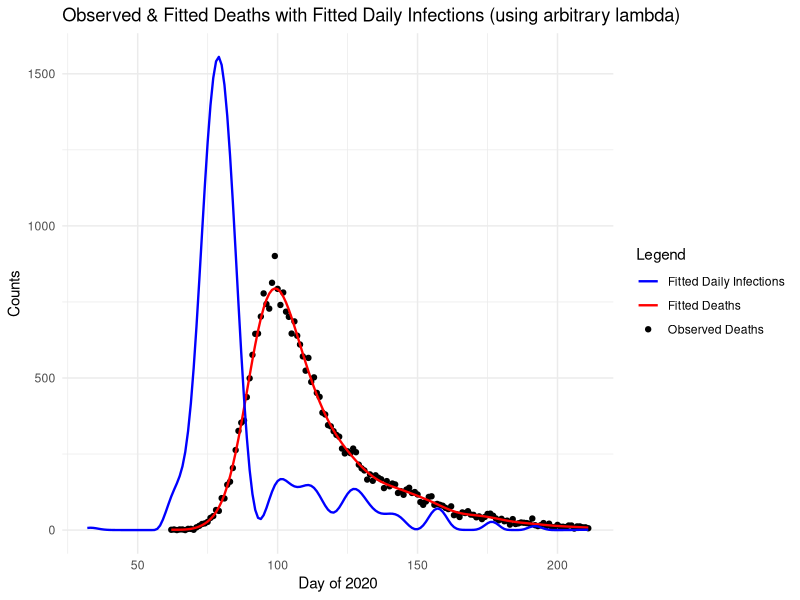
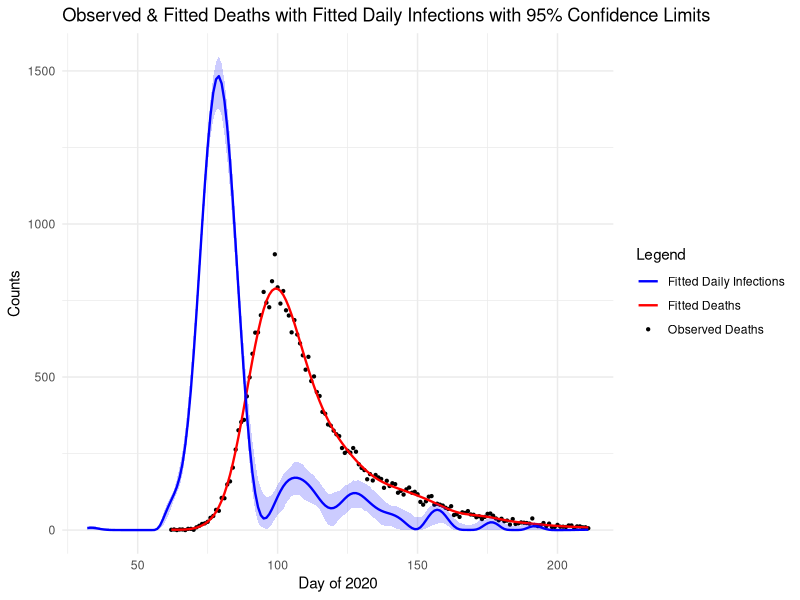

The R script that drew these images, in order:
# Jackson Cramer (s2274544), Maximillian McCourt (s2145762), Natalia Montalvo Cabornero (s1969053)

# Our group worked collaboratively on the development and optimisation of all 
# exercises. Although tasks were divided among us, we maintained a balanced 
# workload through regular code reviews, debugging sessions, and problem-solving 
# meetings.

# Jackson focused on the development of the log likelihood and gradient 
#   functions, the finite-difference test, and the creation of our plots.
# Max focused on building the function used to evaluate X_tilde, X, and S, as 
#   well as the creation of the 95% confidence interval through bootstrapping.
# Natalia focused on code optimisation, the calculation of an appropriate lambda 
#   using the BIC criterion, and code comments. 

# Link to github repo: https://github.com/mhmc0808/ESP_GroupWorks.git
# Note about github repo: Our group used the same repo for the other projects.
# The code for project 3 can be found in the GW3 folder, and is titled proj3.r

######### GENERAL DESCRIPTION #########

# This project implements a smooth deconvolution model to estimate daily 
# COVID-19 infections from observed hospital death data in England during 2020. 
# The model reconstructs the infection trajectory by deconvolving death counts 
# using a probabilistic delay distribution from infection to death. We model the 
# daily infections as a smooth function of time using B-splines, and fit the 
# model by minimising a penalized negative log likelihood of a Poisson 
# distribution. This allowed us to model the unobserved infections that led to 
# the observed deaths.

# Import necessary libraries and read data
library(splines)
library(ggplot2)
data <- read.table("engcov.txt")

######### MODEL SETUP ##########

# evaluate_matrices() function constructs the following matrices and components 
# of the deconvolution model; 
#   X_tilde - B-spline basis matrix, 
#   X - Convolution matrix mapping infections to deaths via delay distribution, 
#   S - penalty matrix for smoothness regulatisation.
evaluate_matrices <- function(n, k = 80, edur = 3.151, sdur = 0.469, f_seq) {
  
  # Inputs:
  #   n - number of observed death days 
  #   k - number of B-spline basis functions
  #   edur - log(mean) time from infection to death
  #   sdur - log(standard deviation) time from infection to death
  #   f_seq - sequence of infection days
  
  # Penalty matrix for second-order differences
  S <- crossprod(diff(diag(k), diff=2))
  
  # Construct sequence of k+4 knots for B-splines
  # First, construct k-2 equally-spaced knots from lower to upper bound of f_seq
  middle_seq <- seq(f_seq[1], f_seq[length(f_seq)], length.out = k-2)
  # Then define step size of our knots
  step <- middle_seq[2] - middle_seq[1]
  # Use step size to extend sequence of knots
  knots <- c(
    seq(to = min(middle_seq) - step, by = step, length.out = 3), # 3 knots below
    middle_seq,                                                  # middle knots
    seq(from = max(middle_seq) + step, by = step, length.out = 3)# 3 knots above
  )
  
  # B-spline basis matrix for infection function f(t)
  X_tilde <- splineDesign(knots, f_seq)
  
  # Delay distribution from infection to death (pd)
  d <- 1:k
  pd <- dlnorm(d, edur, sdur)
  pd <- pd / sum(pd)      # normalise to sum to 1
  print(length(pd))
  m <- length(pd)         # number of delay days  
  r <- nrow(X_tilde)      # number of infection days
  
  # Build convolution weight matrix W
  W <- matrix(0, n, r)
  for (i in 1:n) {
    idxs <- (30 + i - (1:m))              # indices accounting for 30-day lag
    valid <- which(idxs > 0 & idxs <= r)  # restrict indices to valid range
    # Assign pd to valid infection days for i-th row
    W[i, idxs[valid]] <- pd[1:length(valid)] 
  }
  
  # Convolution matrix mapping infections to expected deaths
  X <- W %*% X_tilde
  
  return(list(X_tilde=X_tilde,S=S,X=X))
}

## --- Generate model matrices --- ##

# Define number of observed death days in our dataset
n <- length(data$date) 

# Lower and upper bounds of our days of infection
lb <- min(data$julian) - 30 # initialise 30 days before the first observed death
ub <- max(data$julian)
# Sequence of days of infection from defined lower to upper bound
f_seq <- seq(lb, ub, by=1)

# Construct model matrices 
model_matrices <- evaluate_matrices(n, f_seq=f_seq)

# Extract individual matrices
X <- model_matrices$X
X_tilde <- model_matrices$X_tilde
S <- model_matrices$S


######### PENALISED NEGATIVE LOG-LIKELIHOOD FUNCTIONS ##########

## --- Penalised Negative Log-Likelihood Function --- ##

# pnll() function finds the penalised negative log-likelihood for fitting a 
# Poisson deconvolution model, adding a smoothness penalty to prevent 
# overfitting. We transform gamma vector to exponential scale (beta) to enforce 
# positive coefficients for the B-spline basis functions.
pnll <- function(y, gamma, X, S, lambda) {
  
  # Inputs:
  #   y - vector of observed deaths
  #   gamma - vector of transformed parameters: beta = exp(gamma) to ensure 
  #           positive coefficients for the B-spline basis
  #   X - convolution matrix
  #   S - penalty matrix
  #   lambda - smoothing parameter
  
  B <- exp(gamma)               # transformation of coefficients
  mu <- X %*% B                 # expected deaths
  
  # Smoothing penalty term
  penalty <- 1/2*lambda * sum(B * (S %*% B))
  
  # Poisson log-likelihood 
  # (note log(y!) value dropped as it will not affect beta optimisation)
  ll_pois <- sum(y*log(mu) - mu)
  
  # Penalised negative log likelihood
  pnll <- -ll_pois + penalty
  return(pnll)
}


## --- Gradient of the Penalised Negative Log-Likelihood Function --- ##

# pnll_grad() function computes the gradient of the penalised negative 
# log-likelihood defined in our previous function pnll().
pnll_grad <- function(y, gamma, X, S, lambda){
  
  # Inputs:
  #   y - vector of observed deaths
  #   gamma - vector of transformed parameters: beta = exp(gamma) to ensure 
  #           positive coefficients for the B-spline basis
  #   X - convolution matrix
  #   S - penalty matrix
  #   lambda - smoothing parameter
  
  B <- exp(gamma)                     # transform to original scale
  mu <- X %*% B                       # expected deaths
  
  # Smoothness penalty gradient
  penalty_grad <- lambda * (S %*% B) * B  
  
  # Gradient of Poisson log-likelihood
  F_value <- diag(as.vector(y/mu - 1)) %*% X %*% diag(B)            
  ll_pois_grad <- colSums(F_value)
  
  # Gradient of penalised negative log-likelihood
  pnll_grad <- - ll_pois_grad + penalty_grad
  
  return(pnll_grad)
}


## --- Test functions using finite differences --- ##

# Extract data for y
y <- data$nhs
# Define arbitrary lambda and k
lambda <- 5e-5
k <- 80
# Initialise gamma as zero-vector
gamma <- rep(0,k)

# Initialise parameter vector as zero-vector
th0 <- gamma         
# Initialise vector to store finite-difference gradient estimates
fd <- numeric(length(th0))     

# Evaluate penalised negative log-likelihood at th0
pnll0 <- pnll(y = y, gamma = th0, X = X, S = S, lambda = lambda) 

# Small perturbation step for finite difference calculations
eps <- 1e-7                   

# Loop over parameters of th0
for (i in 1:length(th0)){ 
  # Define th1 as th0 but with perturbation of eps for i-th parameter 
  th1 <- th0; th1[i] <- th1[i] + eps
  # Compute pnll for perturbed th1
  pnll1 <- pnll(y = y, gamma = th1, X = X, S = S, lambda = lambda)
  # Finite-difference approximation with respect to parameter i 
  fd[i] <- (pnll1 - pnll0) / eps
}

# Find analytic gradient at th0 
grad_test <- pnll_grad(y = y, gamma = th0, X = X, S = S, lambda = lambda)

# Maximum absolute difference (across all parameters) between analytic gradient 
# and finite difference gradient approximation 
max_diff <- max(abs(grad_test-fd)) 
print(paste("Maximum gradient difference:", round(max_diff,8)))


######### INITIAL MODEL FITTING ##########

# Fit model using BFGS method with initial lambda for sanity check.
# This provides a preliminary fit using pnll() and pnll_grad() function to 
# verify the model is working correctly before proceeding with smoothing 
# parameter selection (using pre-defined y, X, S variables).
fit <- optim(par = gamma, fn = pnll, gr = pnll_grad,
             y = y, X = X, S = S, lambda = lambda, method = "BFGS", 
             control=list(maxit=1000, reltol=1e-8)) # ensure convergence

# Extract estimated parameters after optimisation
gamma_hat <- fit$par
B_hat <- exp(gamma_hat) # transform to original beta scale

# Compute fitted deaths and fitted infections using estimated beta vector
fitted_deaths <- as.vector(X %*% B_hat)
fitted_infections <- as.vector(X_tilde %*% B_hat)

# Compare with actual data of daily deaths
true_deaths <- data$nhs       
day_of_2020 <- data$julian    

# Comparison plot: observed vs fitted deaths
initial_plot <- ggplot() +
  # True deaths
  geom_point(aes(x = day_of_2020, y = true_deaths, color = "Observed Deaths")) +
  # Fitted deaths and infections
  geom_line(aes(x = day_of_2020, y = fitted_deaths, color = "Fitted Deaths"), 
            linewidth = 0.8) +
  geom_line(aes(x = f_seq, y = fitted_infections, color = "Fitted Daily Infections"), 
            linewidth = 0.8) +
  labs( # label axes and title
    x = "Day of 2020",
    y = "Counts",
    color = "Legend",
    title = "Observed & Fitted Deaths with Fitted Daily Infections (using arbitrary lambda)"
  ) +
  scale_color_manual( # manually assign colors
    values = c(
      "Observed Deaths" = "black",
      "Fitted Deaths" = "red",
      "Fitted Daily Infections" = "blue"
    )
  ) +
  theme_minimal()

initial_plot # display initial plot


######### SMOOTHING PARAMETER SELECTION ##########

# number of observations in dataset
n <- length(y)                  

## --- Poisson Log-Likelihood Function --- ##

# ll() function computes the log-likelihood for fitting our Poisson 
# deconvolution model, given our observed data and estimated beta vector. 
ll <- function(y, beta_hat, X) {
  
  # Inputs:
  #   y - vector of observed death counts
  #   beta_hat - vector of estimated B-spline coefficients
  #   X - convolution design matrix
  
  # Expected deaths under current parameters
  mu <- X %*% beta_hat
  
  # Poisson log likelihood 
  ll_pois <- sum(y*log(mu) - mu - lgamma(y+1))
  return(ll_pois)
}

## --- Grid search for optimal smoothing parameter based on minimised BIC --- ##

# Define grid of smoothing parameter values (transformed to original scale)
lambda_seq <- exp(seq(-13,-7,length=50))

# Initialise vector to store BIC values
BIC <- numeric(length(lambda_seq))
# Initialise empty matrix to store fitted gamma parameters
gammas <- matrix(NA, nrow = length(lambda_seq), ncol=80)

# Grid search over lambda values to find optimal smoothing parameter
for (i in seq_along(lambda_seq)){                                             

  lambda <- lambda_seq[i] # current smoothing parameter
  
  # Fit penalised Poisson model with current lambda using BFGS optimisation
  # using previously fitted gamma_hat parameters
  fit <- optim(par = gamma_hat, fn = pnll, gr = pnll_grad,
               y = y, X = X, S = S, lambda = lambda, method = "BFGS", 
               control=list(maxit=1000, reltol=1e-8)) # ensure convergence 
  
  # Extract estimated parameters and convert to original scale
  gamma_i <- fit$par
  gammas[i,] <- gamma_i
  beta_par <- exp(gamma_i)
  # Find fitted mu parameter
  mu_hat <- as.vector(X %*% beta_par)
  
  # Compute weight vector for Hessian calculation
  w <- as.vector(y/(mu_hat^2))
  
  # Compute Hessian matrices:
  H0 <- crossprod(X * sqrt(w)) # Log-Likelihood Hessian, without penalty
  H_lambda <- H0 + lambda * S # Penalised Hessian, with smoothing parameter
  
  # Compute Effective Degrees of Freedom (EDF)
  R <- chol(H_lambda)
  H_invH0 <- backsolve(R, backsolve(R, H0, transpose = TRUE))
  EDF <- sum(diag(H_invH0))
  
  # Bayesian Information Criterion (BIC) calculation
  BIC[i] <- -2*ll(y, beta_par, X) + log(n)*EDF
}

# Identify optimal lambda and corresponding fitted gamma that minimise BIC
BIC_min <- min(BIC)
lambda_bic <- lambda_seq[which(BIC==BIC_min)]
gamma_bic <- gammas[which(BIC==BIC_min),]


######### BOOTSTRAP UNCERTAINTY QUANTIFICATION #########
# For bootstrap resamples, each observation contributes proportionally to the
# weights of the pnll and its gradient, so we need to modify both

## --- Weighted Penalised Negative Log-Likelihood Function --- ##

# pnll_w() function finds the weighted version of previously defined pnll() 
# function for non-parametric bootstrapping. 
pnll_w <- function(y, gamma, X, S, lambda, w) {
  
  # Inputs:
  #   y - vector of observed deaths
  #   gamma - vector of transformed parameters: beta = exp(gamma) to ensure 
  #           positive coefficients for the B-spline basis functions
  #   X - convolution matrix
  #   S - penalty matrix
  #   lambda - smoothing parameter
  #   w - vector of bootstrap weights 
  
  B <- exp(gamma)               # transform to original scale
  mu <- X %*% B                 # expected deaths
  
  # Smoothing penalty term
  penalty <- 1/2*lambda* sum(B*(S %*% B))   
  
  # Weighted Poisson log-likelihood
  # (note log(y!) value dropped as it will not affect beta optimisation)
  ll_pois <- sum(w * (y*log(mu) - mu))
  
  # Penalised negative log-likelihood with weights
  pnll <- -ll_pois + penalty
  return(pnll)
}

## --- Gradient of Weighted Penalised Negative Log-Likelihood Function --- ##

# pnll_grad_w() function finds the weighted version of previously defined 
# pnll_grad() function for non-parametric bootstrapping.
pnll_grad_w <- function(y, gamma, X, S, lambda, w){
  
  # Inputs:
  #   y - vector of observed deaths
  #   gamma - vector of transformed parameters: beta = exp(gamma) to ensure 
  #           positive coefficients for the B-spline basis functions
  #   X - convolution matrix
  #   S - penalty matrix
  #   lambda - smoothing parameter
  #   w - vector of bootstrap weights 
  
  B <- exp(gamma)               # transform to original scale
  mu <- X %*% B                 # expected deaths
  
  # Smoothing penalty gradient 
  penalty_grad <- lambda * (S %*% B) * B
  
  # Gradient of the weighted log-likelihood
  F_value <- diag(as.vector(w * (y/mu - 1))) %*% X %*% diag(B) 
  ll_pois_grad <- colSums(F_value)

  # Gradient of penalised negative log-likelihood
  pnll_grad <- -ll_pois_grad + penalty_grad
  return(pnll_grad)
}

## --- Bootstrap resampling and refitting --- ##

# Number of bootstrap replicates for uncertainty estimation
n_bootstrap <- 200

# Initialise empty matrix to store bootstrap replicates
#   Each column represents a different bootstrap sample
#   Each row represents f(t) value for day t
f_hat_boot <- matrix(0, nrow = nrow(X_tilde), ncol = n_bootstrap)

# Perform bootstrapping 
for (b in 1:n_bootstrap) {
  
  # Generate non-parametric bootstrap weights 
  wb <- tabulate(sample(n, replace = TRUE), n)
  
  # Fit penalised model using bootstrap weights via BFGS method, using optimised 
  # lambda and gamma parameters (that previously produced minimised BIC).
  fit_b <- optim(par = gamma_bic, fn = pnll_w, gr = pnll_grad_w,       
                 y = y, X = X, S = S, lambda = lambda_bic, method = "BFGS", 
                 w = wb,                                # bootstrap weights
                 control=list(maxit=1000, reltol=1e-8)) # ensure convergence              
  
  # Extract fitted parameters and transform to original scale
  B_b <- exp(fit_b$par) 
  
  # Compute estimated daily infection for this bootstrap sample
  f_hat_boot[, b] <- X_tilde %*% B_b
}


######### FINAL VISUALISATION AND RESULTS #########

## --- Summary statistics from the bootstrap distribution --- ##

# 95% Confidence intervals from bootstrap samples (2.5% and 97.5% quantiles)
f_hat_int <- apply(f_hat_boot, 1, quantile, probs = c(0.025, 0.975)) 

# Transform gamma vector with minimised BIC to original scale
B_bic_hat <- exp(gamma_bic)   

# Re-calculate fitted deaths and fitted infections using optimised beta vector
fitted_deaths_optimised <- as.vector(X %*% B_bic_hat)                                         
fitted_infections_optimised <- as.vector(X_tilde %*% B_bic_hat)

## --- Final plot --- ##

# Plots observed daily death data alongside fitted deaths and fitted 
# infection curve from model with optimised beta vector
final_plot <- ggplot() +
  # True deaths
  geom_point(aes(x = day_of_2020, y = true_deaths, color = "Observed Deaths"), 
             size = 0.8) +
  # Fitted deaths
  geom_line(aes(x = day_of_2020, y = fitted_deaths_optimised, color = "Fitted Deaths"), 
            linewidth = 0.8) +
  # Daily infection rate with 95% CI
  geom_ribbon(aes(x = f_seq, ymin = f_hat_int[1,], ymax = f_hat_int[2,]), fill = "blue", 
              alpha = 0.2) +
  geom_line(aes(x = f_seq, y = fitted_infections_optimised, color = "Fitted Daily Infections"), 
            linewidth = 0.8) +
  labs( # label axes and title
    x = "Day of 2020",
    y = "Counts",
    color = "Legend",
    title = "Observed & Fitted Deaths with Fitted Daily Infections with 95% Confidence Limits"
  ) +
  scale_color_manual( # manually assign colors
    values = c(
      "Observed Deaths" = "black",
      "Fitted Deaths" = "red",
      "Fitted Daily Infections" = "blue"
    )
  ) +
  theme_minimal()

final_plot  # display final plot
